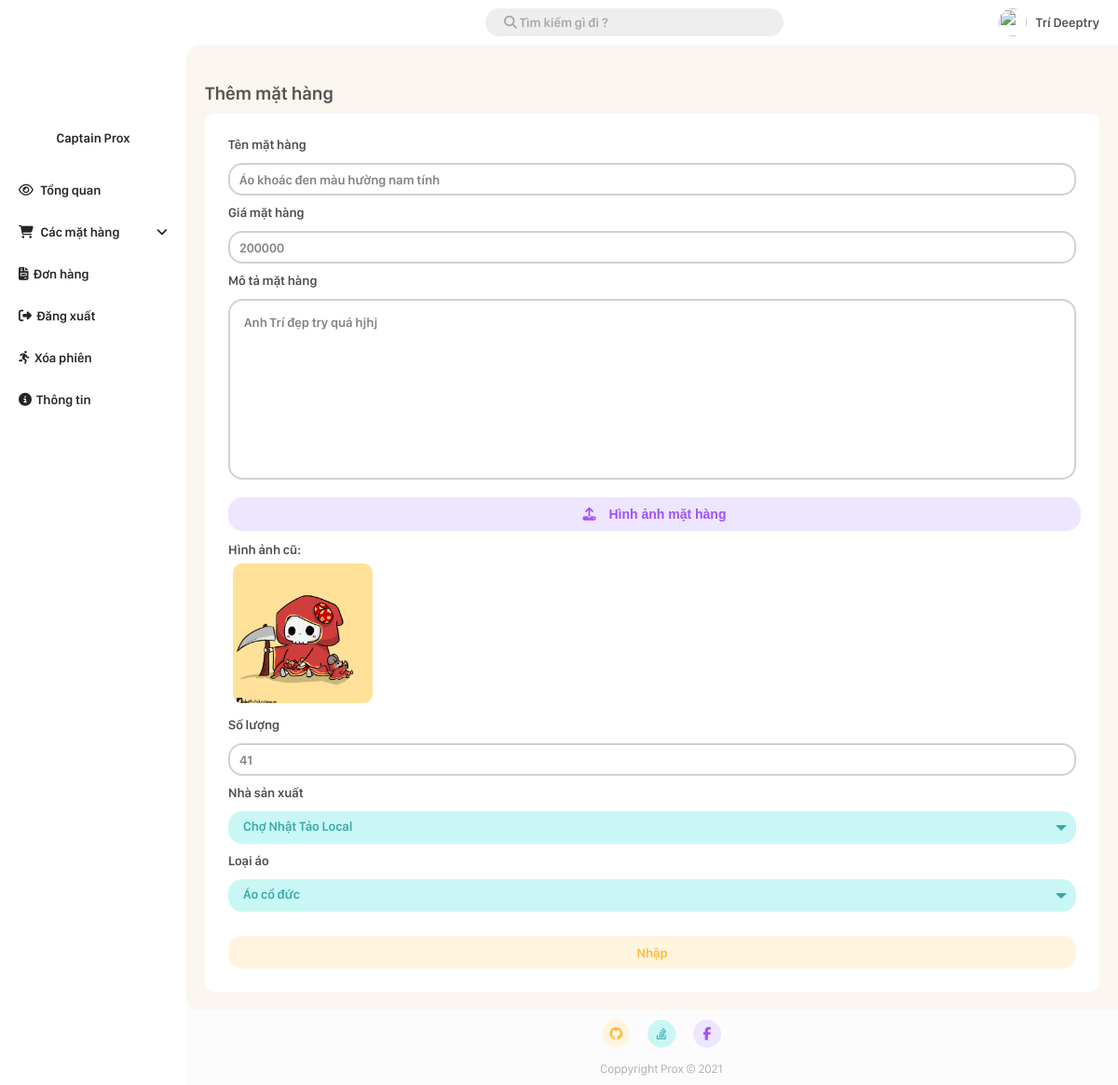
Screenshot of /Admin/edit/edit_product.php?id=1 (signed in) with the database file from the repository.
### tables this page shows
CREATE TABLE `product` (
  `id` int(11) NOT NULL,
  `name` varchar(50) NOT NULL,
  `description` text NOT NULL,
  `image` text NOT NULL,
  `cost` double NOT NULL,
  `quantity` int(11) NOT NULL,
  `manufacturer_id` int(11) NOT NULL,
  `sold` int(11) NOT NULL DEFAULT '0',
  `type_id` int(11) NOT NULL DEFAULT '1'
);

CREATE TABLE `manufacturer` (
  `id` int(11) NOT NULL,
  `name` varchar(20) NOT NULL
);

CREATE TABLE `type` (
  `id` int(11) NOT NULL,
  `name` varchar(30) NOT NULL
);

### Admin/edit/edit_product.php (the view, shortened to what this page needs)
<!DOCTYPE html>
<html lang="en">
<head>
    <link rel="stylesheet" href="../CSS/style.css?v=4.4">
</head>
<body>
        <?php
            require_once '../root/connect.php';
        ?>
        <?php
            $id = $_GET['id'];
            $product_query = "SELECT product.*,
            manufacturer.name as manufacturer_name,
            type.name as type_name
            FROM product
            join manufacturer on manufacturer_id = manufacturer.id
            join type on product.type_id = type.id
            where product.id = '$id'";
            $product_result = mysqli_query($connect, $product_query);
            $product = mysqli_fetch_array($product_result);
        ?>
        <div class="grid-container">
            <div class="container-header">
                <?php require_once "../root/navbar.php"; ?>
            </div>
            <div class="container-menu">
                <?php require_once "../root/sidebar_folder.php"; ?>
            </div>
            <div class="container-main">
                <h1 class="main-title">Thêm mặt hàng</h1>
                <div class="add-new-item">
                    <form action="" method="post" enctype="multipart/form-data">
                        <label for="item-name">Tên mặt hàng</label>
                        <input name="product_name" onkeyup="oku_check();" id="item-name" type="text" value="<?php echo $product['name']; ?>">
                        <label for="item-cost">Giá mặt hàng</label>
                        <input name="product_cost" onkeyup="oku_check();" id="item-cost" type="number" value="<?php echo $product['cost']; ?>">
                        <label for="item-information">Mô tả mặt hàng</label>
                        <textarea onkeyup="oku_check();" name="product_description" id="item-information" cols="30" rows="10"><?php echo $product['description']; ?></textarea>
                        <label id="image-upload" for="item-image"> <i class="fas fa-upload"></i> Hình ảnh mặt hàng</label>
                        <label>Hình ảnh cũ:</label>
                        <img class="old-image" src="../photos/<?php echo $product['image']; ?>" alt="">
                        <label for="number-of-item">Số lượng</label>
                        <input name="product_quantity" onkeyup="oku_check();" id="number-of-item" type="number" value="<?php echo $product['quantity'] ?>">
                        <label for="manufacturer">Nhà sản xuất</label>
                        <div class="custom-select">
                            <select id="manufacturer" name="manufacturer">
                                <option value="0"><?php echo $product['manufacturer_name'] ?></option>
                            </select>
                        </div>
                        <label for="type">Loại áo</label>
                        <div class="custom-select">
                            <select id="type" name="type">
                                <option value="0"><?php echo $product['type_name'] ?></option>
                            </select>
                        </div>
                        <br>
                        <input type="submit" onclick="return validate_edit();" name="edit_product" value="Nhập">
                    </form>
                </div>
            </div>
            <div class="container-footer">
                <?php require_once "../root/footer.php"; ?>
            </div>
        </div>
</body>
</html>

### Admin/CSS/style.css (style rules this page uses)
*,body { padding: 0px; margin: 0px; color: rgb(37, 37, 37); font-family: San Francisco Display, sans-serif ; }
body { background: rgb(252, 252, 252); }
.container-header { grid-area: header; position: -webkit-sticky; position: sticky; background-color: #fff; top: 0px; }
.container-menu { grid-area: menu; background: #fff; height: 100%; }
.container-main { grid-area: main; padding: 20px !important; border-radius: 15px 0px 0px 15px; background: #FBF6F0; }
.container-footer { grid-area: footer; margin: 10px 0px 10px 20px; }
.grid-container { display: grid; grid-template-areas: 'menu header header' 'menu main right' 'menu footer footer'; grid-template-rows: 6vh auto 10vh; grid-template-columns: 25vh auto 0vh; grid-gap: 0px; padding: 0px; height: 100vh; background: #fff; }
.grid-container > div { padding: 0; }
* { box-sizing: border-box; font-family: San Francisco Display, sans-serif; font-size: 14px; margin: 0; padding: 0; }
img { display: block; max-width: 100%; }
#manufacturer { display: none; }
.main-title { font-size: 20px; font-weight: 600; color: rgb(83, 83, 83); margin: 20px 0px 10px 0px; }
.add-new-item { padding: 20px; background-color: #fff; border-radius: 10px; width: 100%; max-width: 100%; animation: scale-animation 0.5s ease; }
form { display: flex; flex-direction: column; }
form input { height: 35px; border-radius: 15px; border: 2px solid rgb(209, 209, 209); background-color: #fff; padding-left: 10px; padding-right: 10px; margin: 5px; outline: none; transition: 0.3s; font-weight: 600; color: #818181; }
::placeholder { color: black; opacity: 0.3; font-weight: 600; }
form label { margin: 5px 0px 7px 5px; font-weight: 600; color: #4b4c4d; }
form label i { color: #fff; margin-right: 10px; }
form textarea { border-radius: 15px; border: 2px solid rgb(209, 209, 209); background-color: #fff; margin: 5px; outline: none; padding: 15px; resize: none; transition: 0.3s; font-weight: 600; color: #818181; }
form input[type=submit] { font-weight: 600; color: #FFBB36; background-color: #FFF4DE; border: none; }
.old-image { height: 150px; width: 150px; object-fit: cover; border-radius: 10px; margin-bottom: 10px; margin-left: 10px; }
.custom-select { position: relative; }
.custom-select select { display: none; }
#image-upload { display: inline-block; background: #EEE5FF; color: #9E53FC; padding: 10px; font-family: sans-serif; border-radius: 15px; cursor: pointer; margin-top: 1rem; text-align: center; font-weight: 600; }
#image-upload i { color: #9E53FC; }

### rows the page displays
product: product_name "Áo khoác đen màu hường nam tính", product_cost "200000", product_description "Anh Trí đẹp try quá hjhj", image (picture), product_quantity "41", manufacturer.name "Chợ Nhật Tảo Local", type.name "Áo cổ đức"

### other values shown
$_SESSION['name'] "Trí Deeptry"
